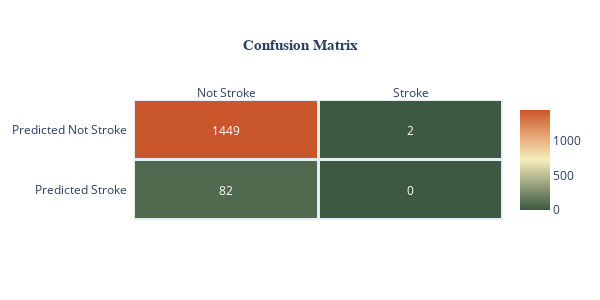

This figure's notebook cell:
### Code cell
# Random Forest Classification
RF_classif= RandomForestClassifier()
Model(RF_classif)

### Figure 1 — Plotly figure (JSON) as saved in the notebook; plotly's stock layout.template omitted (floating-point values rounded to 4 significant figures)
{"data": [{"colorscale": [[0, "rgb(61, 89, 65)"], [0.1667, "rgb(119, 136, 104)"], [0.3333, "rgb(181, 185, 145)"], [0.5, "rgb(246, 237, 189)"], [0.6667, "rgb(237, 187, 138)"], [0.8333, "rgb(222, 138, 90)"], [1, "rgb(202, 86, 44)"]], "reversescale": false, "showscale": true, "type": "heatmap", "x": ["Not Stroke", "Stroke"], "xgap": 3, "y": ["Predicted Not Stroke", "Predicted Stroke"], "ygap": 3, "z": [[1449, 2], [82, 0]]}], "layout": {"annotations": [{"font": {"color": "#FFFFFF"}, "showarrow": false, "text": "1449", "x": "Not Stroke", "xref": "x", "y": "Predicted Not Stroke", "yref": "y"}, {"font": {"color": "#FFFFFF"}, "showarrow": false, "text": "2", "x": "Stroke", "xref": "x", "y": "Predicted Not Stroke", "yref": "y"}, {"font": {"color": "#FFFFFF"}, "showarrow": false, "text": "82", "x": "Not Stroke", "xref": "x", "y": "Predicted Stroke", "yref": "y"}, {"font": {"color": "#FFFFFF"}, "showarrow": false, "text": "0", "x": "Stroke", "xref": "x", "y": "Predicted Stroke", "yref": "y"}], "height": 300, "title": {"font": {"family": "Courier New", "size": 15}, "text": "<b>Confusion Matrix<b>", "x": 0.5}, "width": 600, "xaxis": {"dtick": 1, "gridcolor": "rgb(0, 0, 0)", "showgrid": false, "side": "top", "ticks": ""}, "yaxis": {"autorange": "reversed", "dtick": 1, "showgrid": false, "ticks": "", "ticksuffix": "  "}}}
